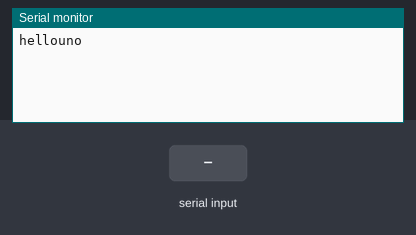
Recording of a sketch running on a simulated Arduino Uno, built with avr-gcc and run on an emulated ATmega328P. Parts: the last lines printed to the serial monitor. Inputs (shaded band) come from the test bench.

Above: at 1.2 s.
1.3 s: "hello" received over Serial
At 2.6 s:
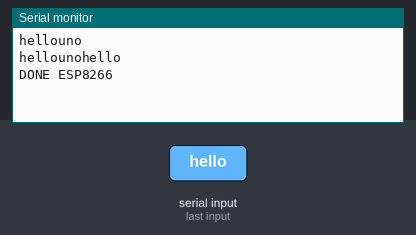
3.1 s: "1" received over Serial
At 3.9 s:
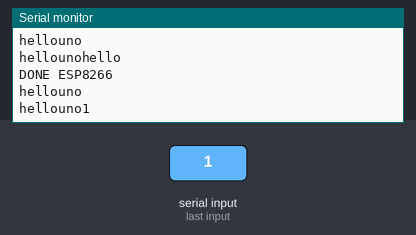

The sketch:

ESP8266_Full_Duplex_UART_Working.ino
```cpp
//ESP8266 CODE
bool flag=0;
void setup() {
  // put your setup code here, to run once:
Serial.begin(115200);
}

void loop() {
  // put your main code here, to run repeatedly:
if (flag==0)
{
  Serial.write("hellouno");
}
//Serial.write("Message from ESP8266");
String s1 = Serial.readString();// s1 is String type variable.
 Serial.setTimeout(100);
    //Serial.print("Received Data => ");
    Serial.println(s1);//display same received Data back in serial monitor.
    if (s1.indexOf("hello")>=0)//(s1=="hello")
    {
      flag=1;
      Serial.println("DONE ESP8266");
      delay(100);
    }
    else flag=0;

    delay(500);
}
```

Measured:
- after the input at 1.3 s, the serial monitor: prints a new line after 0.20 s (image 1)
- after the input at 3.1 s, the serial monitor: prints a new line after 0.30 s (image 2)
